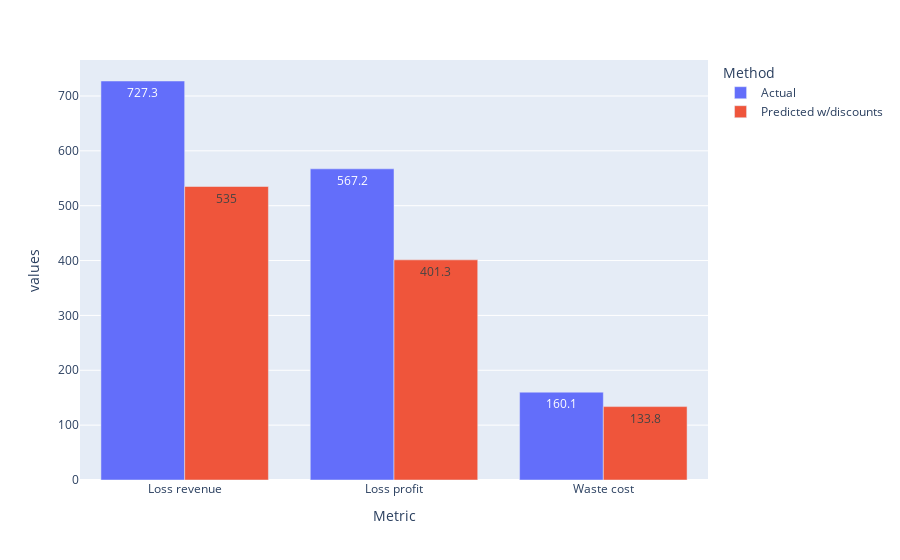

The notebook cell saved with this chart:
### Code cell
import plotly.express as px
fig = px.bar(results, x="Metric", y='values', color="Method", barmode='group', text="values")
fig.show()

### Figure 1 — Plotly figure (JSON) as saved in the notebook; plotly's stock layout.template omitted (floating-point values rounded to 4 significant figures)
{"data": [{"alignmentgroup": "True", "hovertemplate": "Method=Actual<br>Metric=%{x}<br>values=%{text}<extra></extra>", "legendgroup": "Actual", "marker": {"color": "#636efa"}, "name": "Actual", "offsetgroup": "Actual", "orientation": "v", "showlegend": true, "text": [727.3, 567.2, 160.1], "textposition": "auto", "type": "bar", "x": ["Loss revenue", "Loss profit", "Waste cost"], "xaxis": "x", "y": [727.3, 567.2, 160.1], "yaxis": "y"}, {"alignmentgroup": "True", "hovertemplate": "Method=Predicted w/discounts<br>Metric=%{x}<br>values=%{text}<extra></extra>", "legendgroup": "Predicted w/discounts", "marker": {"color": "#EF553B"}, "name": "Predicted w/discounts", "offsetgroup": "Predicted w/discounts", "orientation": "v", "showlegend": true, "text": [535, 401.3, 133.8], "textposition": "auto", "type": "bar", "x": ["Loss revenue", "Loss profit", "Waste cost"], "xaxis": "x", "y": [535, 401.3, 133.8], "yaxis": "y"}], "layout": {"barmode": "group", "legend": {"title": {"text": "Method"}, "tracegroupgap": 0}, "margin": {"t": 60}, "xaxis": {"anchor": "y", "domain": [0, 1], "title": {"text": "Metric"}}, "yaxis": {"anchor": "x", "domain": [0, 1], "title": {"text": "values"}}}}
